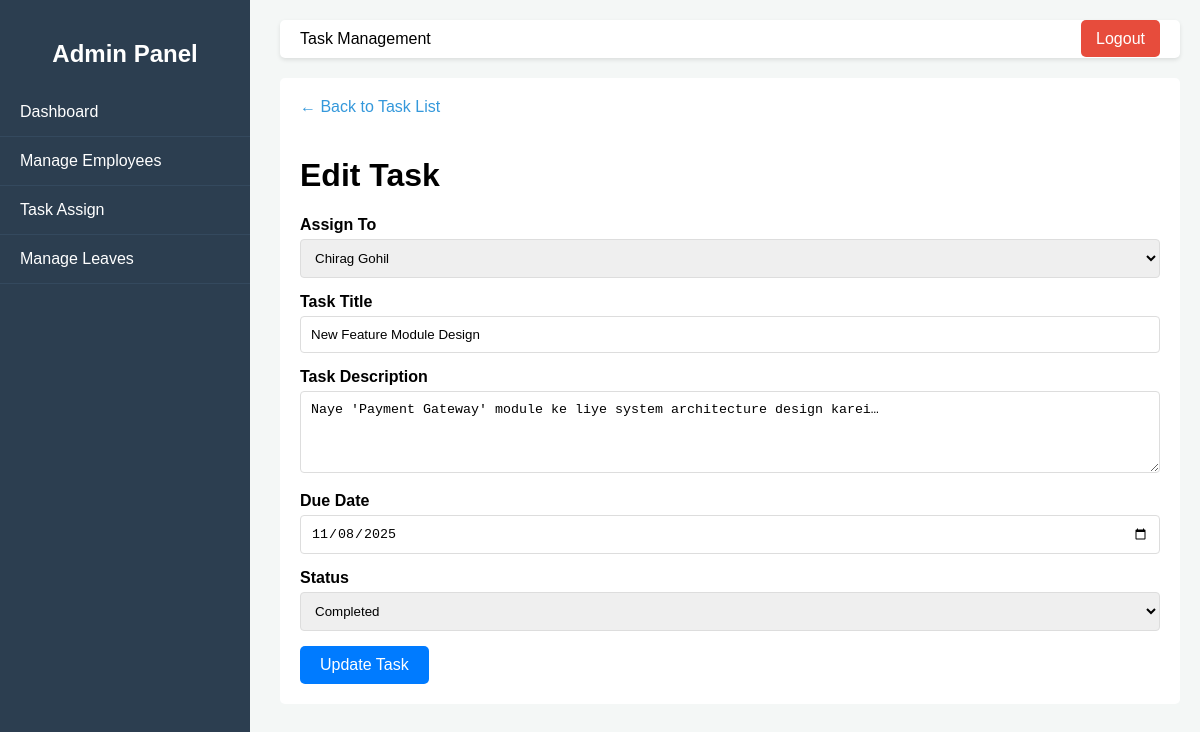
The page /admin/edit-task.php?id=16 (signed in) on the database its author committed.
### tables this page shows
CREATE TABLE `tasks` (
  `ID` int(11) NOT NULL,
  `EmployeeID` int(11) NOT NULL,
  `TaskTitle` varchar(255) NOT NULL,
  `TaskDescription` text DEFAULT NULL,
  `DueDate` date DEFAULT NULL,
  `Status` enum('Pending','In Progress','Completed') NOT NULL DEFAULT 'Pending'
);

### admin/edit-task.php (the view, shortened to what this page needs)
<?php
include('../db_connect.php');
$task_id = $_GET['id'];
$stmt = $conn->prepare("SELECT * FROM tasks WHERE ID = ?");
$stmt->bind_param("i", $task_id);
$stmt->execute();
$result = $stmt->get_result();
$task = $result->fetch_assoc();
$employees_result = mysqli_query($conn, "SELECT ID, EmpFirstName, EmpLastName FROM employeedetail");
?>
<!DOCTYPE html>
<html lang="en">
<head>
</head>
<body>
    <div class="sidebar">
        <h2>Admin Panel</h2>
        <ul>
            <li><a href="dashboard.php">Dashboard</a></li>
            <li><a href="employees.php">Manage Employees</a></li>
            <li><a href="tasks.php">Task Assign</a></li>
            <li><a href="leaves.php">Manage Leaves</a></li>
        </ul>
    </div>
    <div class="main-content">
        <div class="header">
            <span>Task Management</span>
            <div class="logout">
                <a href="logout.php">Logout</a>
            </div>
        </div>
        <div class="form-container">
            <a href="tasks.php" class="btn-back">&larr; Back to Task List</a>
            <h1>Edit Task</h1>
            <form action="edit-task.php?id=<?php echo $task_id; ?>" method="post">
                <div class="form-group">
                    <label>Assign To</label>
                    <select name="employee_id" required>
                        <?php
                        while($employee = mysqli_fetch_assoc($employees_result)) {
                            $selected = ($employee['ID'] == $task['EmployeeID']) ? 'selected' : '';
                            echo "<option value='" . $employee['ID'] . "' $selected>" . htmlspecialchars($employee['EmpFirstName'] . ' ' . $employee['EmpLastName']) . "</option>";
                        }
                        ?>
                    </select>
                </div>
                <div class="form-group">
                    <label>Task Title</label>
                    <input type="text" name="title" value="<?php echo htmlspecialchars($task['TaskTitle']); ?>" required>
                </div>
                <div class="form-group">
                    <label>Task Description</label>
                    <textarea name="description" rows="4"><?php echo htmlspecialchars($task['TaskDescription']); ?></textarea>
                </div>
                <div class="form-group">
                    <label>Due Date</label>
                    <input type="date" name="due_date" value="<?php echo htmlspecialchars($task['DueDate']); ?>" required>
                </div>
                <div class="form-group">
                    <label>Status</label>
                    <select name="status" required>
                        <option value="Completed" <?php if($task['Status'] == 'Completed') echo 'selected'; ?>>Completed</option>
                    </select>
                </div>
                <button type="submit" class="btn-submit">Update Task</button>
            </form>
        </div>
    </div>
</body>
</html>

### admin/edit-task.php (style rules this page uses)
body { font-family: Arial, sans-serif; margin: 0; background-color: #f4f7f6; }
.sidebar { width: 250px; background-color: #2c3e50; color: white; position: fixed; height: 100%; padding-top: 20px; }
.sidebar h2 { text-align: center; }
.sidebar ul { list-style-type: none; padding: 0; }
.sidebar ul li { padding: 15px 20px; border-bottom: 1px solid #34495e; }
.sidebar ul li a { color: white; text-decoration: none; }
.main-content { margin-left: 260px; padding: 20px; }
.header { display: flex; justify-content: space-between; align-items: center; background-color: white; padding: 10px 20px; border-radius: 5px; box-shadow: 0 2px 4px rgba(0,0,0,0.1); }
.header .logout a { background-color: #e74c3c; color: white; padding: 10px 15px; border-radius: 5px; text-decoration: none; }
.form-container { background-color: white; padding: 20px; border-radius: 5px; margin-top: 20px; }
.form-group { margin-bottom: 15px; }
.form-group label { display: block; margin-bottom: 5px; font-weight: bold; }
.form-group input, .form-group select, .form-group textarea { width: 100%; padding: 10px; border: 1px solid #ddd; border-radius: 4px; box-sizing: border-box; }
.btn-submit { background-color: #007bff; color: white; padding: 10px 20px; border: none; border-radius: 5px; cursor: pointer; font-size: 16px; }
.btn-back { display: inline-block; margin-bottom: 20px; color: #3498db; text-decoration: none; }

### rows shown on the page
tasks: title "New Feature Module Design", description "Naye 'Payment Gateway' module ke liye system architecture design karei…", due_date "11/08/2025", status "Completed"

### other values the page prints
form field employee_id "Chirag Gohil"
